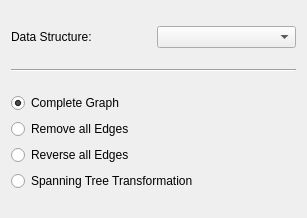
<?xml version="1.0" encoding="UTF-8"?>
<ui version="4.0">
 <class>TransformEdgesWidget</class>
 <widget class="QWidget" name="TransformEdgesWidget">
  <property name="geometry">
   <rect>
    <x>0</x>
    <y>0</y>
    <width>307</width>
    <height>218</height>
   </rect>
  </property>
  <property name="windowTitle">
   <string>Transform Edges</string>
  </property>
  <layout class="QGridLayout" name="gridLayout">
   <item row="0" column="0">
    <widget class="QLabel" name="label">
     <property name="text">
      <string>Data Structure:</string>
     </property>
    </widget>
   </item>
   <item row="0" column="1">
    <widget class="KComboBox" name="dataStructuresCombo">
     <property name="toolTip">
      <string>&lt;!DOCTYPE HTML PUBLIC &quot;-//W3C//DTD HTML 4.0//EN&quot; &quot;http://www.w3.org/TR/REC-html40/strict.dtd&quot;&gt;
&lt;html&gt;&lt;head&gt;&lt;meta name=&quot;qrichtext&quot; content=&quot;1&quot; /&gt;&lt;style type=&quot;text/css&quot;&gt;
p, li { white-space: pre-wrap; }
&lt;/style&gt;&lt;/head&gt;&lt;body style=&quot; font-family:'DejaVu Sans'; font-size:9pt; font-weight:400; font-style:normal;&quot;&gt;
&lt;p style=&quot; margin-top:0px; margin-bottom:0px; margin-left:0px; margin-right:0px; -qt-block-indent:0; text-indent:0px;&quot;&gt;List of all data structures that are of type &lt;span style=&quot; font-style:italic;&quot;&gt;Graph&lt;/span&gt;.&lt;/p&gt;&lt;/body&gt;&lt;/html&gt;</string>
     </property>
    </widget>
   </item>
   <item row="1" column="0" colspan="2">
    <widget class="Line" name="line">
     <property name="orientation">
      <enum>Qt::Horizontal</enum>
     </property>
    </widget>
   </item>
   <item row="2" column="0" colspan="2">
    <layout class="QVBoxLayout" name="verticalLayout">
     <item>
      <widget class="QRadioButton" name="radioButtonMakeComplete">
       <property name="toolTip">
        <string>This option connects all nodes of the given graph. The new edges do not have any preset weights.</string>
       </property>
       <property name="text">
        <string>Complete Graph</string>
       </property>
       <property name="checked">
        <bool>true</bool>
       </property>
      </widget>
     </item>
     <item>
      <widget class="QRadioButton" name="radioButtonEraseEdges">
       <property name="toolTip">
        <string>This option removes all edges from the given graph.</string>
       </property>
       <property name="text">
        <string>Remove all Edges</string>
       </property>
      </widget>
     </item>
     <item>
      <widget class="QRadioButton" name="radioButtonReverseEdges">
       <property name="toolTip">
        <string>This option reverses all edges of a directed graph. Note that this does not apply to undirected graphs.</string>
       </property>
       <property name="text">
        <string>Reverse all Edges</string>
       </property>
      </widget>
     </item>
     <item>
      <widget class="QRadioButton" name="radioButtonMakeSpanningtree">
       <property name="toolTip">
        <string>&lt;!DOCTYPE HTML PUBLIC &quot;-//W3C//DTD HTML 4.0//EN&quot; &quot;http://www.w3.org/TR/REC-html40/strict.dtd&quot;&gt;
&lt;html&gt;&lt;head&gt;&lt;meta name=&quot;qrichtext&quot; content=&quot;1&quot; /&gt;&lt;style type=&quot;text/css&quot;&gt;
p, li { white-space: pre-wrap; }
&lt;/style&gt;&lt;/head&gt;&lt;body style=&quot; font-family:'DejaVu Sans'; font-size:9pt; font-weight:400; font-style:normal;&quot;&gt;
&lt;p style=&quot; margin-top:0px; margin-bottom:0px; margin-left:0px; margin-right:0px; -qt-block-indent:0; text-indent:0px;&quot;&gt;This option executes &lt;span style=&quot; font-style:italic;&quot;&gt;Prim's Minimal Spanning Tree Algorithm&lt;/span&gt; at the graph. All edges without given weights are assumed to have weights equals 1. Directed and undirected graphs are processed accordingly.&lt;/p&gt;&lt;/body&gt;&lt;/html&gt;</string>
       </property>
       <property name="text">
        <string>Spanning Tree Transformation</string>
       </property>
      </widget>
     </item>
    </layout>
   </item>
  </layout>
 </widget>
 <customwidgets>
  <customwidget>
   <class>KComboBox</class>
   <extends>QComboBox</extends>
   <header>kcombobox.h</header>
  </customwidget>
 </customwidgets>
 <resources/>
 <connections/>
</ui>
